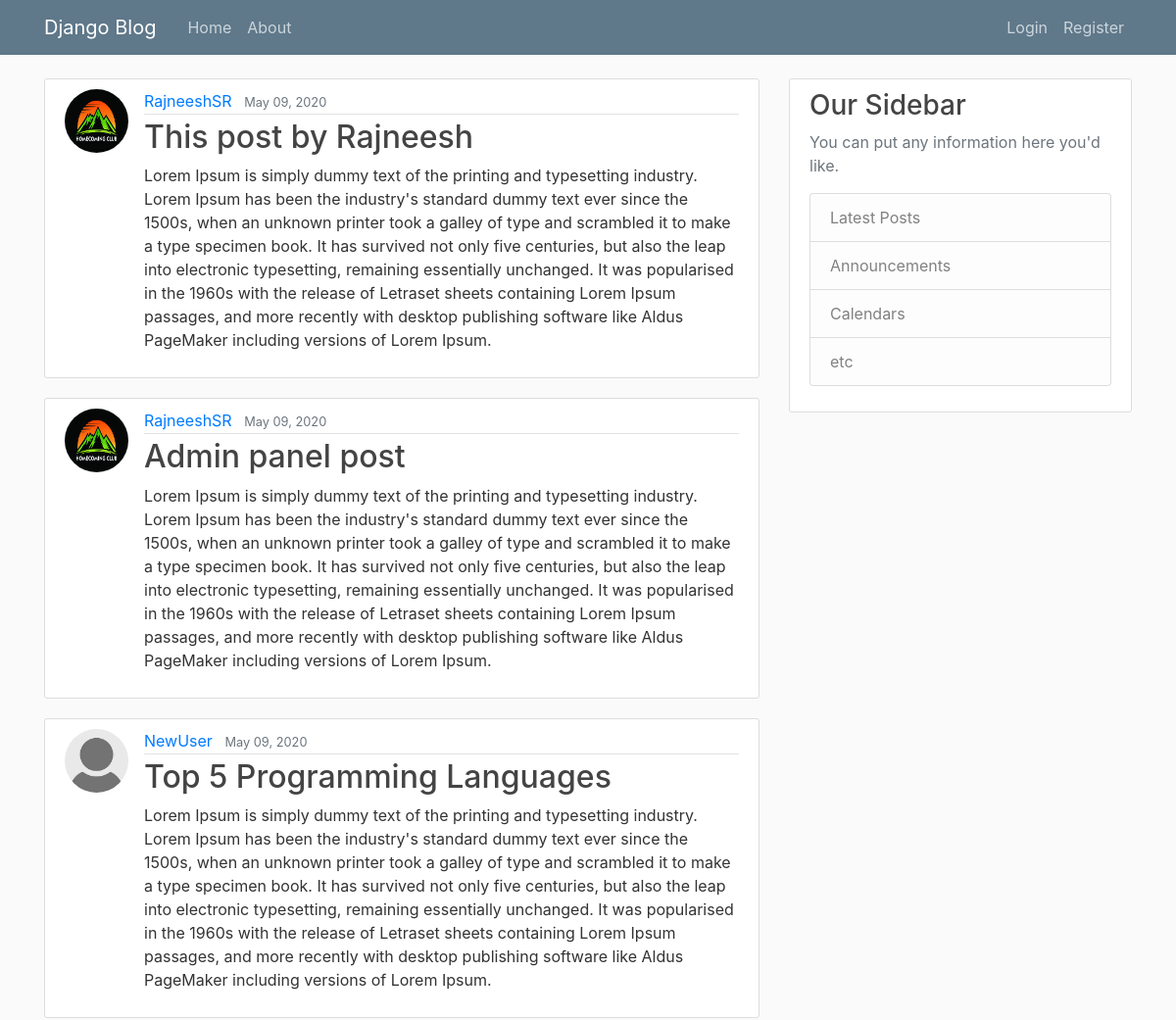
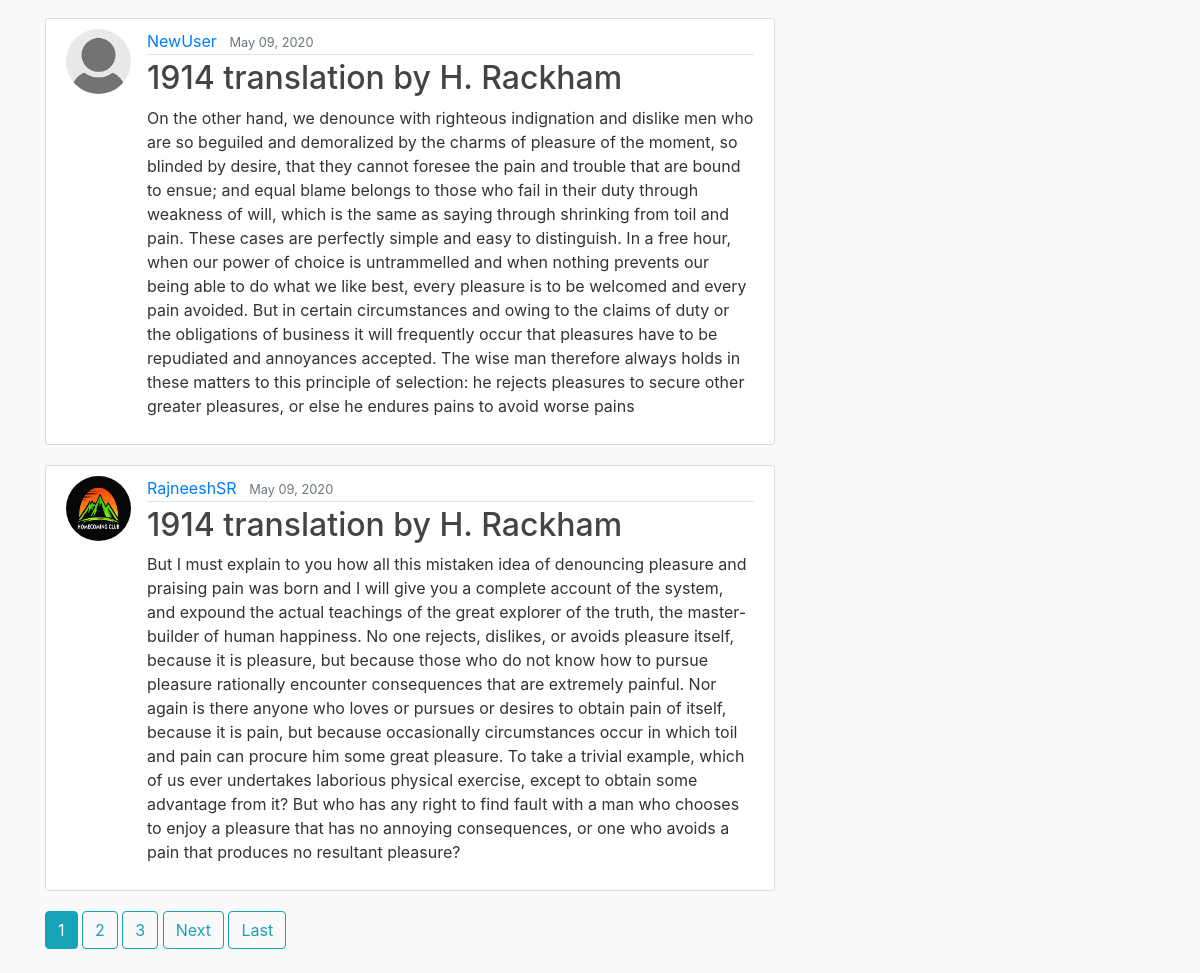
The page / on the database its author committed (2 pictures, top to bottom).
### blog/models.py (models this page shows, shortened)
class Post(models.Model):
    title = models.CharField(max_length=100)
    content = models.TextField()
    date_posted = models.DateTimeField(default=timezone.now)
    author = models.ForeignKey(User, on_delete=models.CASCADE)

### users/models.py (models this page shows, shortened)
class Profile(models.Model):
    user = models.OneToOneField(User, on_delete=models.CASCADE)
    image = models.ImageField(default='default.jpg', upload_to='profile_pics')

### blog/views.py (the view)
# urls.py: path('', PostListView.as_view(), name='blog-home'),
class PostListView(ListView):
    model = Post
    template_name = 'blog/home.html'  # <app>/<model>_<viewtype>.html
    context_object_name = 'posts'
    ordering = ['-date_posted']
    paginate_by = 5

### blog/templates/blog/home.html (shortened to what this page needs)
{% extends "blog/base.html" %}
{% block content %}
    {% for post in posts %}
        <article class="media content-section">
            <img class="rounded-circle article-img" src="{{ post.author.profile.image.url }}">
          <div class="media-body">
            <div class="article-metadata">
              <a class="mr-2" href="{% url 'user-posts' post.author.username %}">{{ post.author }}</a>
              <small class="text-muted">{{ post.date_posted|date:"F d, Y" }}</small>
            </div>
            <h2><a class="article-title" href="{% url 'post-detail' post.id %}">{{ post.title }}</a></h2>
            <p class="article-content">{{ post.content }}</p>
          </div>
        </article>
    {% endfor %}
    {% if is_paginated %}
        {% for num in page_obj.paginator.page_range %}
            {% if page_obj.number == num %}
                <a class="btn btn-info mb-4" href="?page={{ num }}">{{ num }}</a>
            {% elif num > page_obj.number|add:'-3' and num < page_obj.number|add:'3' %}
                <a class="btn btn-outline-info mb-4" href="?page={{ num }}">{{ num }}</a>
            {% endif %}
        {% endfor %}
        {% if page_obj.has_next %}
            <a class="btn btn-outline-info mb-4" href="?page={{ page_obj.next_page_number">Next</a>
            <a class="btn btn-outline-info mb-4" href="?page={{ page_obj.paginator.num_pages }}">Last</a>
        {% endif %}
    {% endif %}
{% endblock content %}

### blog/templates/blog/base.html (shortened to what this page needs)
{% load static %}
<!DOCTYPE html>
<html>
<head>
    <link rel="stylesheet" href="https://maxcdn.bootstrapcdn.com/bootstrap/4.0.0/css/bootstrap.min.css">
    <link rel="stylesheet" type="text/css" href="{% static 'blog/main.css' %}">
</head>
<body>
    <header class="site-header">
      <nav class="navbar navbar-expand-md navbar-dark bg-steel fixed-top">
        <div class="container">
          <a class="navbar-brand mr-4" href="{% url 'blog-home' %}">Django Blog</a>
          <div class="collapse navbar-collapse" id="navbarToggle">
            <div class="navbar-nav mr-auto">
              <a class="nav-item nav-link" href="{% url 'blog-home' %}">Home</a>
              <a class="nav-item nav-link" href="{% url 'blog-about' %}">About</a>
            </div>
            <div class="navbar-nav">
                {% if user.is_authenticated %}
                    <a class="nav-item nav-link" href="{% url 'post-create' %}">New Post</a>
                    <a class="nav-item nav-link" href="{% url 'profile' %}">Profile</a>
                    <a class="nav-item nav-link" href="{% url 'logout' %}">Logout</a>
                {% else %}
                    <a class="nav-item nav-link" href="{% url 'login' %}">Login</a>
                    <a class="nav-item nav-link" href="{% url 'register' %}">Register</a>
                {% endif %}
            </div>
          </div>
        </div>
      </nav>
    </header>
    <main role="main" class="container">
      <div class="row">
        <div class="col-md-8">
          {% block content %}{% endblock %}
        </div>
        <div class="col-md-4">
          <div class="content-section">
            <h3>Our Sidebar</h3>
            <p class='text-muted'>You can put any information here you'd like.
              <ul class="list-group">
                <li class="list-group-item list-group-item-light">Latest Posts</li>
                <li class="list-group-item list-group-item-light">Announcements</li>
                <li class="list-group-item list-group-item-light">Calendars</li>
                <li class="list-group-item list-group-item-light">etc</li>
              </ul>
            </p>
          </div>
        </div>
      </div>
    </main>
</body>
</html>

### blog/static/blog/main.css (style rules this page uses)
body { background: #fafafa; color: #333333; margin-top: 5rem; }
h1, h2, h3, h4, h5, h6 { color: #444444; }
ul { margin: 0; }
.bg-steel { background-color: #5f788a; }
.site-header .navbar-nav .nav-link { color: #cbd5db; }
.content-section { background: #ffffff; padding: 10px 20px; border: 1px solid #dddddd; border-radius: 3px; margin-bottom: 20px; }
.article-title { color: #444444; }
.article-content { white-space: pre-line; }
.article-img { height: 65px; width: 65px; margin-right: 16px; }
.article-metadata { padding-bottom: 1px; margin-bottom: 4px; border-bottom: 1px solid #e3e3e3 }

### rows shown on the page
Post: author.profile.image (picture), author "RajneeshSR", date_posted "May 09, 2020", title "This post by Rajneesh", content "Lorem Ipsum is simply dummy text of the printing and typesetting industry. Lorem Ipsum has been the industry's standard dummy text ever since the 1500s, when an unknown printer took a galley of type and scrambled it to make a type specimen book. It has survived not only five centuries, but also the leap into electronic typesetting, remaining essentially unchanged. It was popularised in the 1960s with the release of Letraset sheets containing Lorem Ipsum passages, and more recently with desktop publishing software like Aldus PageMaker including versions of Lorem Ipsum."
Post: author.profile.image (picture), author "RajneeshSR", date_posted "May 09, 2020", title "Admin panel post", content "Lorem Ipsum is simply dummy text of the printing and typesetting industry. Lorem Ipsum has been the industry's standard dummy text ever since the 1500s, when an unknown printer took a galley of type and scrambled it to make a type specimen book. It has survived not only five centuries, but also the leap into electronic typesetting, remaining essentially unchanged. It was popularised in the 1960s with the release of Letraset sheets containing Lorem Ipsum passages, and more recently with desktop publishing software like Aldus PageMaker including versions of Lorem Ipsum."
Post: author.profile.image (placeholder picture), author "NewUser", date_posted "May 09, 2020", title "Top 5 Programming Languages", content "Lorem Ipsum is simply dummy text of the printing and typesetting industry. Lorem Ipsum has been the industry's standard dummy text ever since the 1500s, when an unknown printer took a galley of type and scrambled it to make a type specimen book. It has survived not only five centuries, but also the leap into electronic typesetting, remaining essentially unchanged. It was popularised in the 1960s with the release of Letraset sheets containing Lorem Ipsum passages, and more recently with desktop publishing software like Aldus PageMaker including versions of Lorem Ipsum."
Post: author.profile.image (placeholder picture), author "NewUser", date_posted "May 09, 2020", title "1914 translation by H. Rackham", content "On the other hand, we denounce with righteous indignation and dislike men who are so beguiled and demoralized by the charms of pleasure of the moment, so blinded by desire, that they cannot foresee the pain and trouble that are bound to ensue; and equal blame belongs to those who fail in their duty through weakness of will, which is the same as saying through shrinking from toil and pain. These cases are perfectly simple and easy to distinguish. In a free hour, when our power of choice is untrammelled and when nothing prevents our being able to do what we like best, every pleasure is to be welcomed and every pain avoided. But in certain circumstances and owing to the claims of duty or the…"
Post: author.profile.image (picture), author "RajneeshSR", date_posted "May 09, 2020", title "1914 translation by H. Rackham", content "But I must explain to you how all this mistaken idea of denouncing pleasure and praising pain was born and I will give you a complete account of the system, and expound the actual teachings of the great explorer of the truth, the master-builder of human happiness. No one rejects, dislikes, or avoids pleasure itself, because it is pleasure, but because those who do not know how to pursue pleasure rationally encounter consequences that are extremely painful. Nor again is there anyone who loves or pursues or desires to obtain pain of itself, because it is pain, but because occasionally circumstances occur in which toil and pain can procure him some great pleasure. To take a trivial example,…"

### other values the page prints
{{ num }} "1"
{{ num }} "2" "3"
